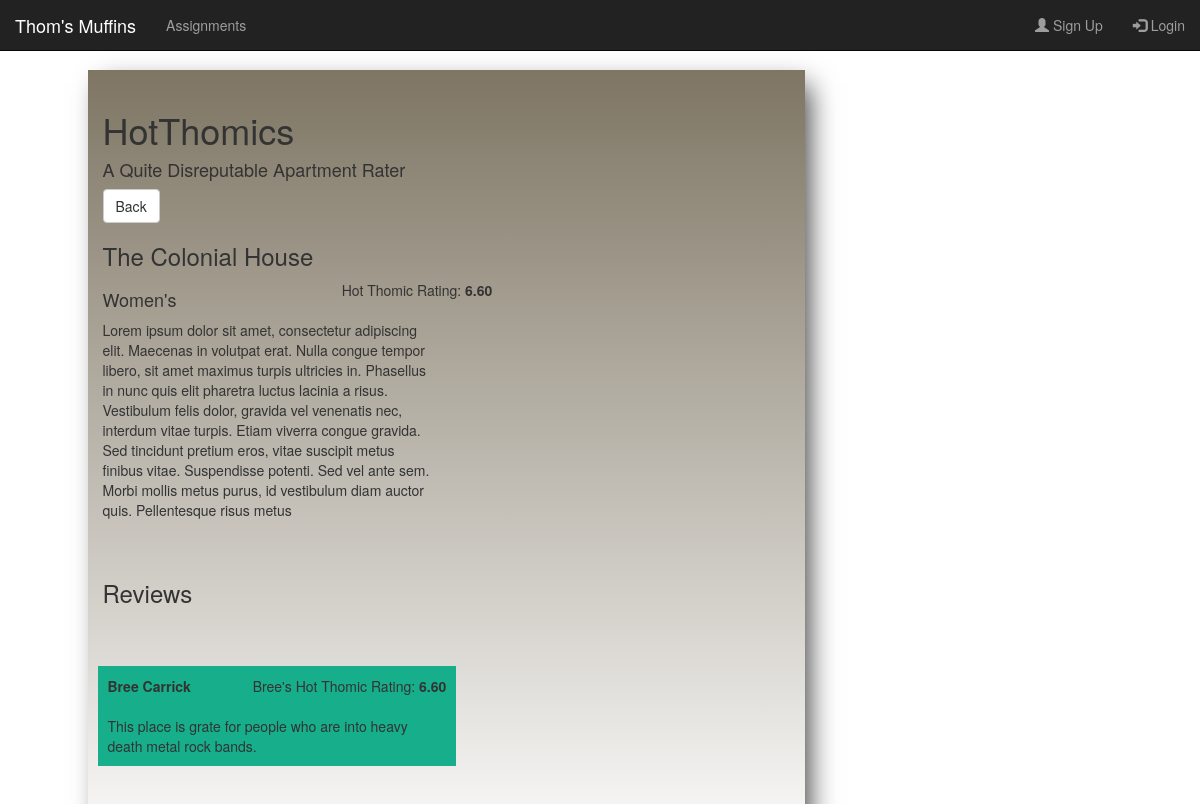
The page /assignments/phpDA/reviews.php?apt_id=3 on the database its author committed.
### tables this page shows
CREATE TABLE complex
(
	id int NOT NULL AUTO_INCREMENT,
	name varchar(255) NOT NULL,
	description varchar(500) NOT NULL,
	gender_housing boolean NOT NULL,
	average_rating decimal(4, 2) NOT NULL,
	semester_price int NOT NULL,
	PRIMARY KEY (id)
);

CREATE TABLE user_review
(
	id int PRIMARY KEY NOT NULL AUTO_INCREMENT,
	user_id int NOT NULL,
	apt_id int NOT NULL,
	review varchar(1000),
	user_rating decimal(4, 2) NOT NULL,
	FOREIGN KEY (user_id) REFERENCES user(id),
	FOREIGN KEY (apt_id) REFERENCES complex(id)
);

CREATE TABLE user
(
	id int NOT NULL AUTO_INCREMENT UNIQUE,
	first_name varchar(80) NOT NULL,
	last_name varchar(80) NOT NULL,
	gender boolean NOT NULL,
	PRIMARY KEY (id)
);

### assignments/phpDA/reviews.php (the view, shortened to what this page needs)
<?php
    require_once('./db_user1.php');
    $apt_id = htmlspecialchars($_GET['apt_id']);
    $name = $description = $gender_housing = $average_rating = $semester_price = 0;
    try
    {
        foreach($db->query("SELECT name, description, gender_housing, average_rating, semester_price FROM complex WHERE id=$apt_id") as $row)
        {
            $apt_name = $row['name'];
            $description = $row['description'];
            $gender_housing = $row['gender_housing'];
            $average_rating = $row['average_rating'];
        }
        $results = $db->query("SELECT user_review.review, user_review.user_rating, user.first_name, user.last_name FROM user_review JOIN user ON user_review.user_id = user.id WHERE apt_id=$apt_id");
        $reviews = $results->fetchAll(PDO::FETCH_ASSOC);
    }
    catch (PDOException $ex)
    {
       echo 'Error!: ' . $ex->getMessage();
       die();
    }
?>
<html>
<head>
    <link rel="stylesheet" href="https://maxcdn.bootstrapcdn.com/bootstrap/3.3.6/css/bootstrap.min.css">
    <link rel="stylesheet" type="text/css" href="/cs313/app/css/main.css">
    <link rel="stylesheet" type="text/css" href="css/nav.css">
</head>
<body>
    <div class="row">
    <div class="content_div col-md-7 col-sm-8">
        <h1>HotThomics</h1>
        <h4>A Quite Disreputable Apartment Rater</h4>
        <a type="button" class="btn btn-default" role="button" href="./hotthomics.php">Back</a>
        <?php
            echo "<h3>" . $apt_name . "</h3>";
            echo "<div class='row'>";
            if (!$gender_housing) {
                echo "<h4 class='col-md-4 pull-left'>Men's</h4>";
            } else {
                echo "<h4 class='col-md-4 pull-left'>Women's</h4>";
            }
            echo "<div class='col-md-8 pull-right'>Hot Thomic Rating: <b>" . $average_rating . "</b></div>";
            echo "</div>";
            echo "<div class='row'>";
            echo "  <div class='col-md-6'>" . $description . "</div>";
            echo "  <div class='col-md-6'></div>";
            echo "</div>";
            echo "<br />";
            echo "<br />";
            echo "<h3>Reviews</h3><br />";
            echo "<br />";
            echo "<div class='row'>";
            foreach ($reviews as $value) {
                echo "<div class='user_review col-md-6'>";
                echo "<label class='pull-left'>" . $value["first_name"] . " " . $value["last_name"] . "</label>";
                echo "<div class='pull-right'>" . $value["first_name"]. "'s Hot Thomic Rating: <b>" . $value["user_rating"] . "</b></div><br />";
                echo "<br />";
                echo "<div class='pull-left'>" . $value["review"] . "</div>";
                echo "</div>";
                echo "<div class='col-md-6'></div>";
            }
            echo "</div>";
         ?>
    </div>
</body>
</html>

### css/main.css (style rules this page uses)
body { background-image: url("../images/mountain.JPG"); background-repeat: no-repeat; background-size: cover; background-attachment: fixed; }
.content_div { top: 70px; padding-top: 20px; background: #7E7563; background: -webkit-linear-gradient(#7E7563, #fff); background: -o-linear-gradient(#7E7563, #fff); background: -moz-linear-gradient(#7E7563, #fff); background: linear-gradient(#7E7563, #fff); bottom: 0; min-height: 100%; -webkit-box-shadow: 9px 10px 26px -5px rgba(64,64,64,1); -moz-box-shadow: 9px 10px 26px -5px rgba(64,64,64,1); box-shadow: 9px 10px 26px -5px rgba(64,64,64,1); }

### assignments/phpDA/css/nav.css (style rules this page uses)
.user_review { background-color: #16ae8b; margin: 10px; padding: 10px; }

### rows shown on the page
complex: name "The Colonial House", average_rating "6.60", description "Lorem ipsum dolor sit amet, consectetur adipiscing elit. Maecenas in volutpat erat. Nulla congue tempor libero, sit amet maximus turpis ultricies in. Phasellus in nunc quis elit pharetra luctus lacinia a risus. Vestibulum felis dolor, gravida vel venenatis nec, interdum vitae turpis. Etiam viverra congue gravida. Sed tincidunt pretium eros, vitae suscipit metus finibus vitae. Suspendisse potenti. Sed vel ante sem. Morbi mollis metus purus, id vestibulum diam auctor quis. Pellentesque risus metus"
user_review: user.first_name "Bree", user.last_name "Carrick", user_rating "6.60", review "This place is grate for people who are into heavy death metal rock bands."
